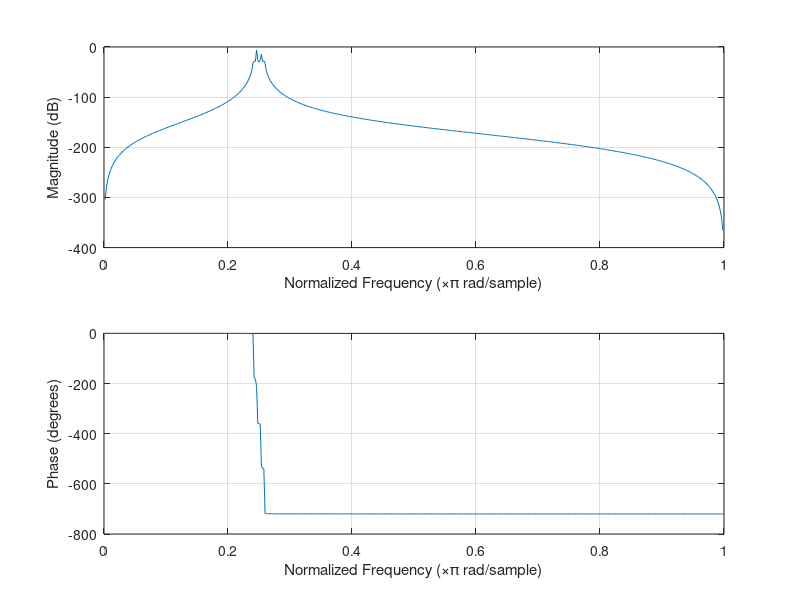
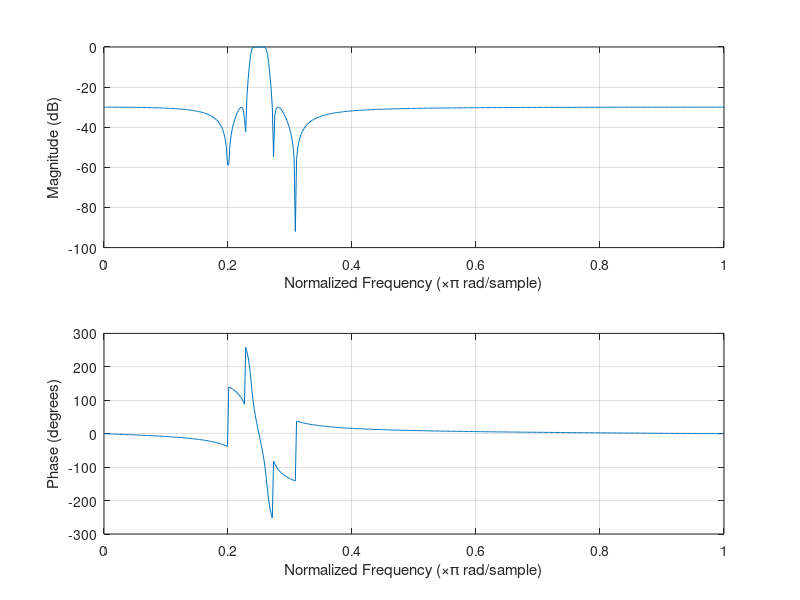
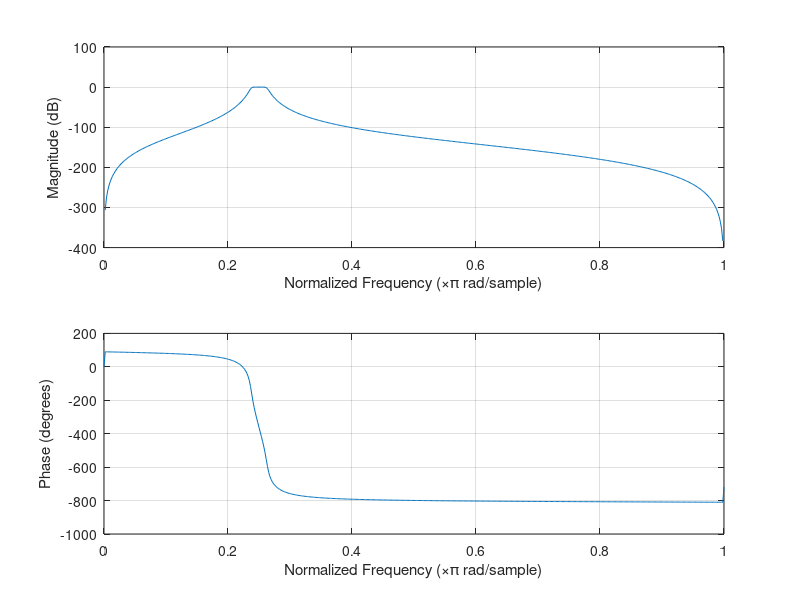
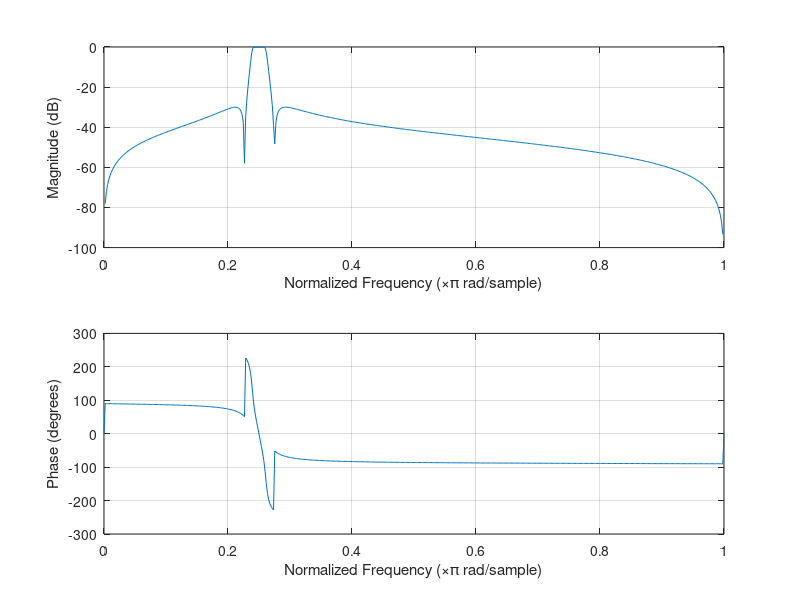

Source code (MATLAB) for these figures, in order:
pkg load signal;
close all;
clear all;
format long g;

fpp = 8e6;
Cbit = 256e3;
Vr = 3600;
f = 4.2e9;
Rp = 0.2;
c = 3e8;
Rs = 30;
FS = 64e6;

dfp_p = 4 * Cbit / 2 + (2 * Vr)/c * f;

f_p1 = fpp-dfp_p/2;
f_p2 = fpp+dfp_p/2;
f_p = [f_p1/(FS/2), f_p2/(FS/2)];
f_s= [(f_p1-dfp_p)/(FS/2), (f_p2 + dfp_p)/(FS/2)];


[n, Wn] = cheb1ord(f_p, f_s, Rp, Rs);

[z, p, k] = cheby1(n, Rs, Wn);
[b, a] = zp2tf(z, p, k);
[h, w] = freqz(b, a);
figure('name', 'Фильтр Чебышева первого рода')
freqz(b, a)


[n, Wn] = cheb2ord(f_p, f_s, Rp, Rs);
[z, p, k] = cheby2(n, Rs, Wn);
[b, a] = zp2tf(z, p, k);
[h, w] = freqz(b, a);
figure('name', 'Фильтр Чебышева второго рода')
freqz(b, a)


[n, Wn] = buttord(f_p, f_s, Rp, Rs);
[z, p, k] = butter(n, Wn);
[b, a] = zp2tf(z, p, k);
[h, w] = freqz(b, a);
figure('name', 'Фильтр Баттерворта')
freqz(b, a)


[n, Wn] = ellipord(f_p, f_s, Rp, Rs);
[z, p, k] = ellip(n, Rp, Rs, Wn);
[b, a] = zp2tf(z, p, k);
[h, w] = freqz(b, a);
figure('name', 'Эллиптический фильтр')
freqz(b, a);
